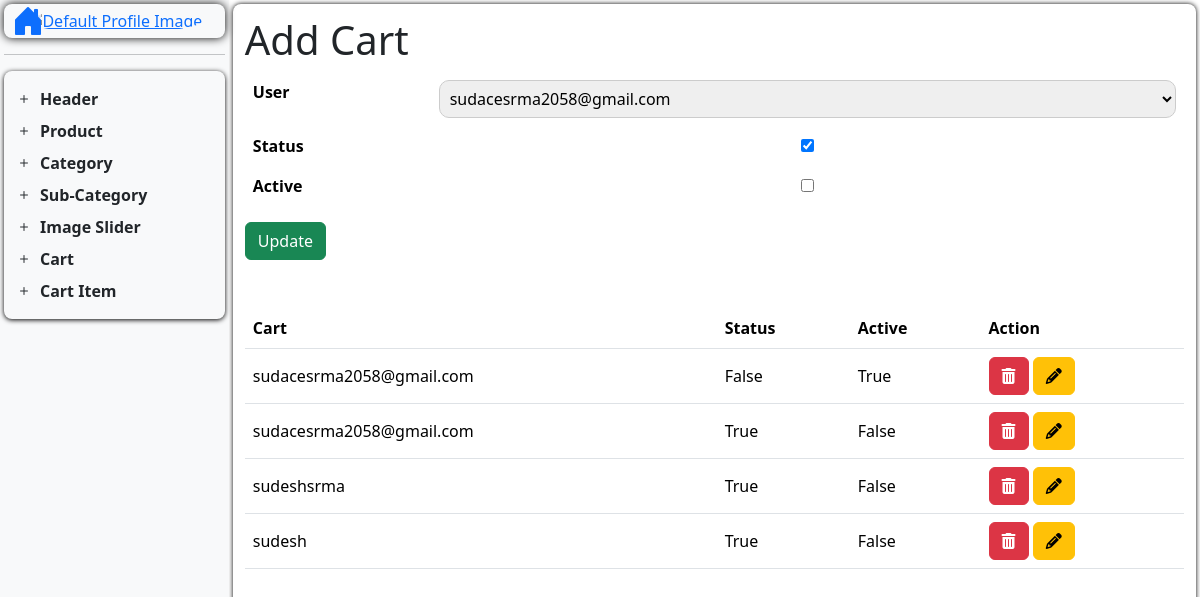
/update-cart/10, run on the app's committed database.
### nep_app/models.py (models this page shows, shortened)
class CartModel(models.Model):
    user = models.ForeignKey(User, on_delete=models.CASCADE, related_name="cart")
    is_paid = models.BooleanField(default=False)
    is_active = models.BooleanField(default=True)

### nep_app/views.py (the view)
# urls.py: path('update-cart/<int:id>', update_cart, name='update_cart'),
def update_cart(request, id):
    return handle_update(
        request=request,
        id=id,
        model=CartModel,
        formname=CartForm,
        redirect_url="add_cart",
        template_url="Dashboard/D_Content/add_cart.html",
        action_url="update_cart",
    )

### nep_app/forms.py
class CartForm(forms.ModelForm):
    class Meta:
        model = CartModel
        fields = "__all__"

### handler/ViewHandler.py (called while the page is built)
def handle_update(
    request,
    id,
    model,
    formname,
    redirect_url,
    template_url,
    action_url
):
    data = get_object_or_404(model, id=id)
    if request.method == 'POST':
        form = formname(request.POST, request.FILES, instance=data)
        if form.is_valid():
            form.save()
            return redirect(redirect_url)
    else:
        form = formname(instance=data)
    context = {
        "form": form,
        "data": model.objects.order_by('-id'),
        'action_url': reverse(action_url, args=[id]),
    }
    return render(request, template_url, context)

### templates/Dashboard/D_Content/add_cart.html
{% extends "Dashboard/dashboard.html" %}
{% block add_cart %}
<h1>Add Cart</h1>
<table class="table table-borderless">
    <tr>
        <th><label for="cart_user">User</label></th>
        <td>{{form.user}}</td>
    </tr>
    <tr>
        <th><label for="cart_status">Status</label></th>
        <td>{{form.is_paid}}</td>
    </tr>
    <tr>
        <th><label for="cart_status">Active</label></th>
        <td>{{form.is_active}}</td>
    </tr>
</table>
<button type="submit" name="submit" class="btn btn-success">
    {% if form.instance.id %} Update {% else %} Save {% endif %}
</button>
<div class="mt-5">
    <table class="table bg-white">
        <thead>
            <tr>
                <th>Cart</th>
                <th>Status</th>
                <th>Active</th>
                <th>Action</th>
            </tr>
        </thead>
        <tbody>
            {% for crt in data %}
            <tr>
                <td class="align-middle">{{ crt.user }}</td>
                <td class="align-middle">{{ crt.is_paid }}</td>
                <td class="align-middle">{{ crt.is_active }}</td>
                <td>
                    <a href="{% url 'del_cart' crt.id %}" class="btn btn-danger"><i class="fas fa-trash-alt"></i></a>
                    <a href="{% url 'update_cart' crt.id %}" class="btn btn-warning"><i class="fas fa-pencil-alt"></i></a>
                </td>
            </tr>
            {% endfor %}
        </tbody>
    </table>
</div>
{% endblock %}

### templates/Dashboard/dashboard.html (style rules this page uses)
* { margin: 0; padding: 0; max-width: 100%; box-sizing: border-box; }
input, select { width: 100%; padding: 6px; border: 1px solid #ccc; border-radius: 10px; }

### data on the page
CartModel: user "sudacesrma2058@gmail.com", is_paid "☑", is_paid "True", is_active "False"
CartModel: user "sudacesrma2058@gmail.com", is_paid "False", is_active "True"
CartModel: user "sudeshsrma", is_paid "True", is_active "False"
CartModel: user "sudesh", is_paid "True", is_active "False"
